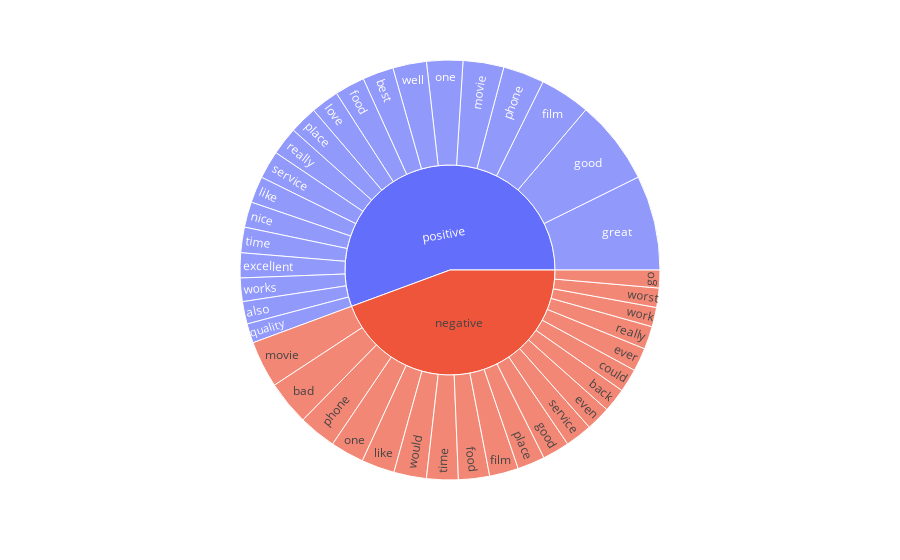

The notebook cell this image was saved under:
### Code cell
#construct a figure displaying the 20 most appear terms in positive comments and negative comments
import plotly.express as px

fig = px.sunburst(df_sunbrust, path=['score', 'terms'], values='counts')
fig.show()

### Figure 1 — Plotly figure (JSON) as saved in the notebook; plotly's stock layout.template omitted (floating-point values rounded to 4 significant figures)
{"data": [{"branchvalues": "total", "domain": {"x": [0, 1], "y": [0, 1]}, "hovertemplate": "labels=%{label}<br>counts=%{value}<br>parent=%{parent}<br>id=%{id}<extra></extra>", "ids": ["positive/also", "negative/back", "negative/bad", "positive/best", "negative/could", "negative/even", "negative/ever", "positive/excellent", "negative/film", "positive/film", "negative/food", "positive/food", "negative/go", "negative/good", "positive/good", "positive/great", "negative/like", "positive/like", "positive/love", "negative/movie", "positive/movie", "positive/nice", "negative/one", "positive/one", "negative/phone", "positive/phone", "negative/place", "positive/place", "positive/quality", "negative/really", "positive/really", "negative/service", "positive/service", "negative/time", "positive/time", "positive/well", "negative/work", "positive/works", "negative/worst", "negative/would", "negative", "positive"], "labels": ["also", "back", "bad", "best", "could", "even", "ever", "excellent", "film", "film", "food", "food", "go", "good", "good", "great", "like", "like", "love", "movie", "movie", "nice", "one", "one", "phone", "phone", "place", "place", "quality", "really", "really", "service", "service", "time", "time", "well", "work", "works", "worst", "would", "negative", "positive"], "name": "", "parents": ["positive", "negative", "negative", "positive", "negative", "negative", "negative", "positive", "negative", "positive", "negative", "positive", "negative", "negative", "positive", "positive", "negative", "positive", "positive", "negative", "positive", "positive", "negative", "positive", "negative", "positive", "negative", "positive", "positive", "negative", "positive", "negative", "positive", "negative", "positive", "positive", "negative", "positive", "negative", "negative", "", ""], "type": "sunburst", "values": [44, 47, 87, 61, 46, 48, 46, 49, 57, 99, 61, 59, 35, 53, 166, 186, 65, 52, 55, 92, 80, 50, 66, 71, 74, 81, 54, 55, 38, 45, 55, 53, 55, 62, 50, 66, 38, 46, 38, 64, 1131, 1418]}], "layout": {"legend": {"tracegroupgap": 0}, "margin": {"t": 60}}}
